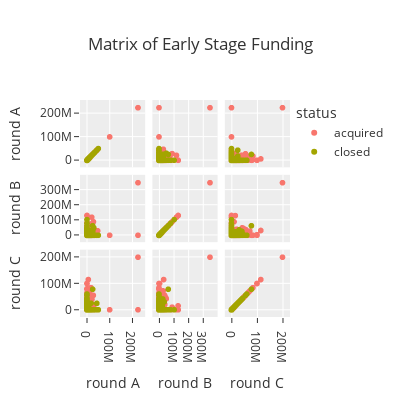

Notebook cell for this chart:
### Markdown cell above
### 3.2.3 Matrix of Early Stage Funding
Start up funding occurs through a series of rounds, and often the successful early stage funding can indicate a startups overall ability to capture new opportunities and grow. We visualize a matrix of the early stage funding rounds to better understand how companies react to successful or unsuccessful funding rounds, and how that attributes to over all success. 
The figure below shows that startups with lower series A funding tend to have higher series C funding. The same is true for companies that experience low series B funding.

### Code cell
early_funding = df_n[['round_A', 'round_B','round_C']]
fig = px.scatter_matrix(df_n, dimensions = early_funding, color = "status", template ='ggplot2', title = "Matrix of Early Stage Funding",
                       labels={col:col.replace('_', ' ') for col in df.columns}, width = 400, height = 400)
fig.show()

### Figure 1 — Plotly figure (JSON) as saved in the notebook; plotly's stock layout.template omitted (floating-point values rounded to 4 significant figures; data arrays with more than 128 entries replaced by an {"elided": "..."} marker saying what was removed)
{"data": [{"dimensions": [{"axis": {"matches": true}, "label": "round A", "values": {"elided": "2457 int values"}}, {"axis": {"matches": true}, "label": "round B", "values": {"elided": "2457 int values"}}, {"axis": {"matches": true}, "label": "round C", "values": {"elided": "2457 int values"}}], "hovertemplate": "status=acquired<br>%{xaxis.title.text}=%{x}<br>%{yaxis.title.text}=%{y}<extra></extra>", "legendgroup": "acquired", "marker": {"color": "#F8766D", "symbol": "circle"}, "name": "acquired", "showlegend": true, "type": "splom"}, {"dimensions": [{"axis": {"matches": true}, "label": "round A", "values": {"elided": "1230 int values"}}, {"axis": {"matches": true}, "label": "round B", "values": {"elided": "1230 int values"}}, {"axis": {"matches": true}, "label": "round C", "values": {"elided": "1230 int values"}}], "hovertemplate": "status=closed<br>%{xaxis.title.text}=%{x}<br>%{yaxis.title.text}=%{y}<extra></extra>", "legendgroup": "closed", "marker": {"color": "#A3A500", "symbol": "circle"}, "name": "closed", "showlegend": true, "type": "splom"}], "layout": {"dragmode": "select", "height": 400, "legend": {"title": {"text": "status"}, "tracegroupgap": 0}, "title": {"text": "Matrix of Early Stage Funding"}, "width": 400}}
